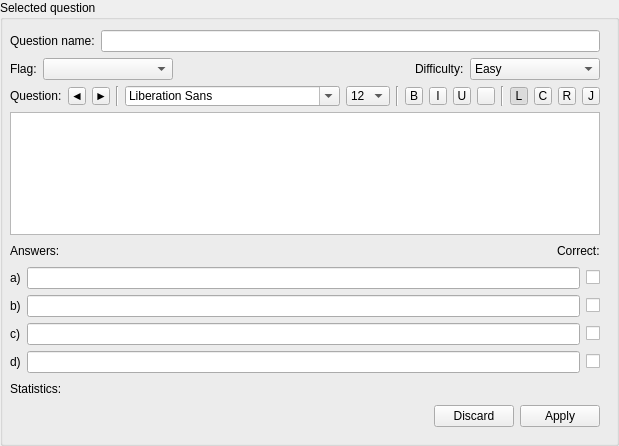
          <widget class="QGroupBox" name="SQGroupBox" >
           <property name="sizePolicy" >
            <sizepolicy vsizetype="MinimumExpanding" hsizetype="Preferred" >
             <horstretch>0</horstretch>
             <verstretch>0</verstretch>
            </sizepolicy>
           </property>
           <property name="minimumSize" >
            <size>
             <width>401</width>
             <height>379</height>
            </size>
           </property>
           <property name="title" >
            <string>Selected question</string>
           </property>
           <widget class="QWidget" name="SQGridLayout" >
            <property name="geometry" >
             <rect>
              <x>0</x>
              <y>20</y>
              <width>610</width>
              <height>417</height>
             </rect>
            </property>
            <layout class="QGridLayout" >
             <property name="leftMargin" >
              <number>10</number>
             </property>
             <property name="topMargin" >
              <number>10</number>
             </property>
             <property name="rightMargin" >
              <number>10</number>
             </property>
             <property name="bottomMargin" >
              <number>10</number>
             </property>
             <property name="horizontalSpacing" >
              <number>6</number>
             </property>
             <property name="verticalSpacing" >
              <number>6</number>
             </property>
             <item row="0" column="0" >
              <layout class="QHBoxLayout" >
               <property name="spacing" >
                <number>6</number>
               </property>
               <property name="leftMargin" >
                <number>0</number>
               </property>
               <property name="topMargin" >
                <number>0</number>
               </property>
               <property name="rightMargin" >
                <number>0</number>
               </property>
               <property name="bottomMargin" >
                <number>0</number>
               </property>
               <item>
                <widget class="QLabel" name="SQQuestionNameLabel" >
                 <property name="text" >
                  <string>Question name:</string>
                 </property>
                </widget>
               </item>
               <item>
                <widget class="QLineEdit" name="SQQuestionNameLineEdit" >
                 <property name="statusTip" >
                  <string>Name of the selected question</string>
                 </property>
                </widget>
               </item>
              </layout>
             </item>
             <item row="3" column="0" >
              <layout class="QHBoxLayout" >
               <property name="spacing" >
                <number>6</number>
               </property>
               <property name="leftMargin" >
                <number>0</number>
               </property>
               <property name="topMargin" >
                <number>0</number>
               </property>
               <property name="rightMargin" >
                <number>0</number>
               </property>
               <property name="bottomMargin" >
                <number>0</number>
               </property>
               <item>
                <widget class="QLabel" name="SQAnswerLabel" >
                 <property name="text" >
                  <string>Answers:</string>
                 </property>
                </widget>
               </item>
               <item>
                <spacer>
                 <property name="orientation" >
                  <enum>Qt::Horizontal</enum>
                 </property>
                 <property name="sizeHint" >
                  <size>
                   <width>40</width>
                   <height>20</height>
                  </size>
                 </property>
                </spacer>
               </item>
               <item>
                <widget class="QLabel" name="SQCorrectLabel" >
                 <property name="text" >
                  <string>Correct:</string>
                 </property>
                </widget>
               </item>
              </layout>
             </item>
             <item row="1" column="0" >
              <layout class="QHBoxLayout" >
               <property name="spacing" >
                <number>6</number>
               </property>
               <property name="leftMargin" >
                <number>0</number>
               </property>
               <property name="topMargin" >
                <number>0</number>
               </property>
               <property name="rightMargin" >
                <number>0</number>
               </property>
               <property name="bottomMargin" >
                <number>0</number>
               </property>
               <item>
                <widget class="QLabel" name="SQFlagLabel" >
                 <property name="text" >
                  <string>Flag:</string>
                 </property>
                </widget>
               </item>
               <item>
                <widget class="QComboBox" name="SQFlagComboBox" >
                 <property name="minimumSize" >
                  <size>
                   <width>130</width>
                   <height>0</height>
                  </size>
                 </property>
                 <property name="statusTip" >
                  <string>Flag of the selected question</string>
                 </property>
                </widget>
               </item>
               <item>
                <spacer>
                 <property name="orientation" >
                  <enum>Qt::Horizontal</enum>
                 </property>
                 <property name="sizeHint" >
                  <size>
                   <width>40</width>
                   <height>20</height>
                  </size>
                 </property>
                </spacer>
               </item>
               <item>
                <widget class="QLabel" name="SQDifficultyLabel" >
                 <property name="text" >
                  <string>Difficulty:</string>
                 </property>
                </widget>
               </item>
               <item>
                <widget class="QComboBox" name="SQDifficultyComboBox" >
                 <property name="minimumSize" >
                  <size>
                   <width>130</width>
                   <height>0</height>
                  </size>
                 </property>
                 <property name="maximumSize" >
                  <size>
                   <width>130</width>
                   <height>16777215</height>
                  </size>
                 </property>
                 <property name="statusTip" >
                  <string>Difficulty of the selected question</string>
                 </property>
                 <item>
                  <property name="text" >
                   <string>Easy</string>
                  </property>
                  <property name="icon" >
                   <iconset resource="resources.qrc" >:/images/images/easy.png</iconset>
                  </property>
                 </item>
                 <item>
                  <property name="text" >
                   <string>Medium</string>
                  </property>
                  <property name="icon" >
                   <iconset resource="resources.qrc" >:/images/images/medium.png</iconset>
                  </property>
                 </item>
                 <item>
                  <property name="text" >
                   <string>Difficult</string>
                  </property>
                  <property name="icon" >
                   <iconset resource="resources.qrc" >:/images/images/difficult.png</iconset>
                  </property>
                 </item>
                </widget>
               </item>
              </layout>
             </item>
             <item row="4" column="0" >
              <layout class="QGridLayout" >
               <property name="leftMargin" >
                <number>0</number>
               </property>
               <property name="topMargin" >
                <number>0</number>
               </property>
               <property name="rightMargin" >
                <number>0</number>
               </property>
               <property name="bottomMargin" >
                <number>0</number>
               </property>
               <property name="horizontalSpacing" >
                <number>6</number>
               </property>
               <property name="verticalSpacing" >
                <number>6</number>
               </property>
               <item row="0" column="0" >
                <widget class="QLabel" name="SQAnswerALabel" >
                 <property name="text" >
                  <string>a)</string>
                 </property>
                </widget>
               </item>
               <item row="1" column="0" >
                <widget class="QLabel" name="SQAnswerBLabel" >
                 <property name="text" >
                  <string>b)</string>
                 </property>
                </widget>
               </item>
               <item row="2" column="2" >
                <widget class="QCheckBox" name="SQCorrectCCheckBox" >
                 <property name="maximumSize" >
                  <size>
                   <width>15</width>
                   <height>15</height>
                  </size>
                 </property>
                 <property name="statusTip" >
                  <string>A checked checkbox indicates a correct answer</string>
                 </property>
                 <property name="text" >
                  <string/>
                 </property>
                </widget>
               </item>
               <item row="0" column="1" >
                <widget class="QLineEdit" name="SQAnswerALineEdit" >
                 <property name="statusTip" >
                  <string>Answer a) of the selected question</string>
                 </property>
                </widget>
               </item>
               <item row="0" column="2" >
                <widget class="QCheckBox" name="SQCorrectACheckBox" >
                 <property name="maximumSize" >
                  <size>
                   <width>15</width>
                   <height>15</height>
                  </size>
                 </property>
                 <property name="statusTip" >
                  <string>A checked checkbox indicates a correct answer</string>
                 </property>
                 <property name="text" >
                  <string/>
                 </property>
                </widget>
               </item>
               <item row="2" column="0" >
                <widget class="QLabel" name="SQAnswerCLabel" >
                 <property name="text" >
                  <string>c)</string>
                 </property>
                </widget>
               </item>
               <item row="1" column="1" >
                <widget class="QLineEdit" name="SQAnswerBLineEdit" >
                 <property name="statusTip" >
                  <string>Answer b) of the selected question</string>
                 </property>
                </widget>
               </item>
               <item row="1" column="2" >
                <widget class="QCheckBox" name="SQCorrectBCheckBox" >
                 <property name="maximumSize" >
                  <size>
                   <width>15</width>
                   <height>15</height>
                  </size>
                 </property>
                 <property name="statusTip" >
                  <string>A checked checkbox indicates a correct answer</string>
                 </property>
                 <property name="text" >
                  <string/>
                 </property>
                </widget>
               </item>
               <item row="2" column="1" >
                <widget class="QLineEdit" name="SQAnswerCLineEdit" >
                 <property name="statusTip" >
                  <string>Answer c) of the selected question</string>
                 </property>
                </widget>
               </item>
               <item row="3" column="0" >
                <widget class="QLabel" name="SQAnswerDLabel" >
                 <property name="text" >
                  <string>d)</string>
                 </property>
                </widget>
               </item>
               <item row="3" column="1" >
                <widget class="QLineEdit" name="SQAnswerDLineEdit" >
                 <property name="statusTip" >
                  <string>Answer d) of the selected question</string>
                 </property>
                </widget>
               </item>
               <item row="3" column="2" >
                <widget class="QCheckBox" name="SQCorrectDCheckBox" >
                 <property name="maximumSize" >
                  <size>
                   <width>15</width>
                   <height>15</height>
                  </size>
                 </property>
                 <property name="statusTip" >
                  <string>A checked checkbox indicates a correct answer</string>
                 </property>
                 <property name="text" >
                  <string/>
                 </property>
                </widget>
               </item>
              </layout>
             </item>
             <item row="2" column="0" >
              <layout class="QVBoxLayout" >
               <property name="spacing" >
                <number>6</number>
               </property>
               <property name="leftMargin" >
                <number>0</number>
               </property>
               <property name="topMargin" >
                <number>0</number>
               </property>
               <property name="rightMargin" >
                <number>0</number>
               </property>
               <property name="bottomMargin" >
                <number>0</number>
               </property>
               <item>
                <layout class="QHBoxLayout" >
                 <property name="spacing" >
                  <number>6</number>
                 </property>
                 <property name="leftMargin" >
                  <number>0</number>
                 </property>
                 <property name="topMargin" >
                  <number>0</number>
                 </property>
                 <property name="rightMargin" >
                  <number>0</number>
                 </property>
                 <property name="bottomMargin" >
                  <number>0</number>
                 </property>
                 <item>
                  <widget class="QLabel" name="SQQuestionLabel" >
                   <property name="text" >
                    <string>Question:</string>
                   </property>
                  </widget>
                 </item>
                 <item>
                  <spacer>
                   <property name="orientation" >
                    <enum>Qt::Horizontal</enum>
                   </property>
                   <property name="sizeHint" >
                    <size>
                     <width>40</width>
                     <height>20</height>
                    </size>
                   </property>
                  </spacer>
                 </item>
                 <item>
                  <widget class="QToolButton" name="tbtnUndo" >
                   <property name="minimumSize" >
                    <size>
                     <width>18</width>
                     <height>18</height>
                    </size>
                   </property>
                   <property name="maximumSize" >
                    <size>
                     <width>18</width>
                     <height>18</height>
                    </size>
                   </property>
                   <property name="statusTip" >
                    <string>Undo</string>
                   </property>
                   <property name="text" >
                    <string>◄</string>
                   </property>
                  </widget>
                 </item>
                 <item>
                  <widget class="QToolButton" name="tbtnRedo" >
                   <property name="minimumSize" >
                    <size>
                     <width>18</width>
                     <height>18</height>
                    </size>
                   </property>
                   <property name="maximumSize" >
                    <size>
                     <width>18</width>
                     <height>18</height>
                    </size>
                   </property>
                   <property name="statusTip" >
                    <string>Redo</string>
                   </property>
                   <property name="text" >
                    <string>►</string>
                   </property>
                  </widget>
                 </item>
                 <item>
                  <widget class="Line" name="line_4" >
                   <property name="orientation" >
                    <enum>Qt::Vertical</enum>
                   </property>
                  </widget>
                 </item>
                 <item>
                  <widget class="QFontComboBox" name="fontComboBox" >
                   <property name="minimumSize" >
                    <size>
                     <width>0</width>
                     <height>18</height>
                    </size>
                   </property>
                   <property name="statusTip" >
                    <string>Choose a font</string>
                   </property>
                  </widget>
                 </item>
                 <item>
                  <widget class="QComboBox" name="sizeComboBox" >
                   <property name="minimumSize" >
                    <size>
                     <width>0</width>
                     <height>18</height>
                    </size>
                   </property>
                   <property name="toolTip" >
                    <string/>
                   </property>
                   <property name="statusTip" >
                    <string>Select text size</string>
                   </property>
                   <property name="currentIndex" >
                    <number>4</number>
                   </property>
                   <item>
                    <property name="text" >
                     <string>8</string>
                    </property>
                   </item>
                   <item>
                    <property name="text" >
                     <string>9</string>
                    </property>
                   </item>
                   <item>
                    <property name="text" >
                     <string>10</string>
                    </property>
                   </item>
                   <item>
                    <property name="text" >
                     <string>11</string>
                    </property>
                   </item>
                   <item>
                    <property name="text" >
                     <string>12</string>
                    </property>
                   </item>
                   <item>
                    <property name="text" >
                     <string>14</string>
                    </property>
                   </item>
                   <item>
                    <property name="text" >
                     <string>16</string>
                    </property>
                   </item>
                   <item>
                    <property name="text" >
                     <string>18</string>
                    </property>
                   </item>
                   <item>
                    <property name="text" >
                     <string>20</string>
                    </property>
                   </item>
                  </widget>
                 </item>
                 <item>
                  <widget class="Line" name="line" >
                   <property name="orientation" >
                    <enum>Qt::Vertical</enum>
                   </property>
                  </widget>
                 </item>
                 <item>
                  <widget class="QToolButton" name="tbtnBold" >
                   <property name="minimumSize" >
                    <size>
                     <width>18</width>
                     <height>18</height>
                    </size>
                   </property>
                   <property name="maximumSize" >
                    <size>
                     <width>18</width>
                     <height>18</height>
                    </size>
                   </property>
                   <property name="statusTip" >
                    <string>Bold</string>
                   </property>
                   <property name="text" >
                    <string>B</string>
                   </property>
                   <property name="checkable" >
                    <bool>true</bool>
                   </property>
                  </widget>
                 </item>
                 <item>
                  <widget class="QToolButton" name="tbtnItalic" >
                   <property name="minimumSize" >
                    <size>
                     <width>18</width>
                     <height>18</height>
                    </size>
                   </property>
                   <property name="maximumSize" >
                    <size>
                     <width>18</width>
                     <height>18</height>
                    </size>
                   </property>
                   <property name="statusTip" >
                    <string>Italic</string>
                   </property>
                   <property name="text" >
                    <string>I</string>
                   </property>
                   <property name="checkable" >
                    <bool>true</bool>
                   </property>
                  </widget>
                 </item>
                 <item>
                  <widget class="QToolButton" name="tbtnUnderlined" >
                   <property name="minimumSize" >
                    <size>
                     <width>18</width>
                     <height>18</height>
                    </size>
                   </property>
                   <property name="maximumSize" >
                    <size>
                     <width>18</width>
                     <height>18</height>
                    </size>
                   </property>
                   <property name="statusTip" >
                    <string>Underlined</string>
                   </property>
                   <property name="text" >
                    <string>U</string>
                   </property>
                   <property name="checkable" >
                    <bool>true</bool>
                   </property>
                  </widget>
                 </item>
                 <item>
                  <widget class="QToolButton" name="tbtnColour" >
                   <property name="minimumSize" >
                    <size>
                     <width>18</width>
                     <height>18</height>
                    </size>
                   </property>
                   <property name="maximumSize" >
                    <size>
                     <width>18</width>
                     <height>18</height>
                    </size>
                   </property>
                   <property name="statusTip" >
                    <string>Text colour</string>
                   </property>
                   <property name="text" >
                    <string/>
                   </property>
                   <property name="checkable" >
                    <bool>false</bool>
                   </property>
                  </widget>
                 </item>
                 <item>
                  <widget class="Line" name="line_2" >
                   <property name="orientation" >
                    <enum>Qt::Vertical</enum>
                   </property>
                  </widget>
                 </item>
                 <item>
                  <widget class="QToolButton" name="tbtnAlignLeft" >
                   <property name="minimumSize" >
                    <size>
                     <width>18</width>
                     <height>18</height>
                    </size>
                   </property>
                   <property name="maximumSize" >
                    <size>
                     <width>18</width>
                     <height>18</height>
                    </size>
                   </property>
                   <property name="statusTip" >
                    <string>Align left</string>
                   </property>
                   <property name="text" >
                    <string>L</string>
                   </property>
                   <property name="checkable" >
                    <bool>true</bool>
                   </property>
                   <property name="checked" >
                    <bool>true</bool>
                   </property>
                  </widget>
                 </item>
                 <item>
                  <widget class="QToolButton" name="tbtnAlignCentre" >
                   <property name="minimumSize" >
                    <size>
                     <width>18</width>
                     <height>18</height>
                    </size>
                   </property>
                   <property name="maximumSize" >
                    <size>
                     <width>18</width>
                     <height>18</height>
                    </size>
                   </property>
                   <property name="statusTip" >
                    <string>Align centre</string>
                   </property>
                   <property name="text" >
                    <string>C</string>
                   </property>
                   <property name="checkable" >
                    <bool>true</bool>
                   </property>
                   <property name="checked" >
                    <bool>false</bool>
                   </property>
                  </widget>
                 </item>
                 <item>
                  <widget class="QToolButton" name="tbtnAlignRight" >
                   <property name="minimumSize" >
                    <size>
                     <width>18</width>
                     <height>18</height>
                    </size>
                   </property>
                   <property name="maximumSize" >
                    <size>
                     <width>18</width>
                     <height>18</height>
                    </size>
                   </property>
                   <property name="statusTip" >
                    <string>Align right</string>
                   </property>
                   <property name="text" >
                    <string>R</string>
                   </property>
                   <property name="checkable" >
                    <bool>true</bool>
                   </property>
                   <property name="checked" >
                    <bool>false</bool>
                   </property>
                  </widget>
                 </item>
                 <item>
                  <widget class="QToolButton" name="tbtnAlignJustify" >
                   <property name="minimumSize" >
                    <size>
                     <width>18</width>
                     <height>18</height>
                    </size>
                   </property>
                   <property name="maximumSize" >
                    <size>
                     <width>18</width>
                     <height>18</height>
                    </size>
                   </property>
                   <property name="statusTip" >
                    <string>Justify</string>
                   </property>
                   <property name="text" >
                    <string>J</string>
                   </property>
                   <property name="checkable" >
                    <bool>true</bool>
                   </property>
                   <property name="checked" >
                    <bool>false</bool>
                   </property>
                  </widget>
                 </item>
                </layout>
               </item>
               <item>
                <widget class="QTextEdit" name="SQQuestionTextEdit" >
                 <property name="statusTip" >
                  <string>Text of the selected question</string>
                 </property>
                </widget>
               </item>
              </layout>
             </item>
             <item row="6" column="0" >
              <widget class="QDialogButtonBox" name="SQButtonBox" >
               <property name="orientation" >
                <enum>Qt::Horizontal</enum>
               </property>
               <property name="standardButtons" >
                <set>QDialogButtonBox::Apply|QDialogButtonBox::Discard|QDialogButtonBox::NoButton</set>
               </property>
              </widget>
             </item>
             <item row="5" column="0" >
              <widget class="QLabel" name="SQStatisticsLabel" >
               <property name="minimumSize" >
                <size>
                 <width>0</width>
                 <height>20</height>
                </size>
               </property>
               <property name="text" >
                <string>Statistics:</string>
               </property>
              </widget>
             </item>
            </layout>
           </widget>
          </widget>
